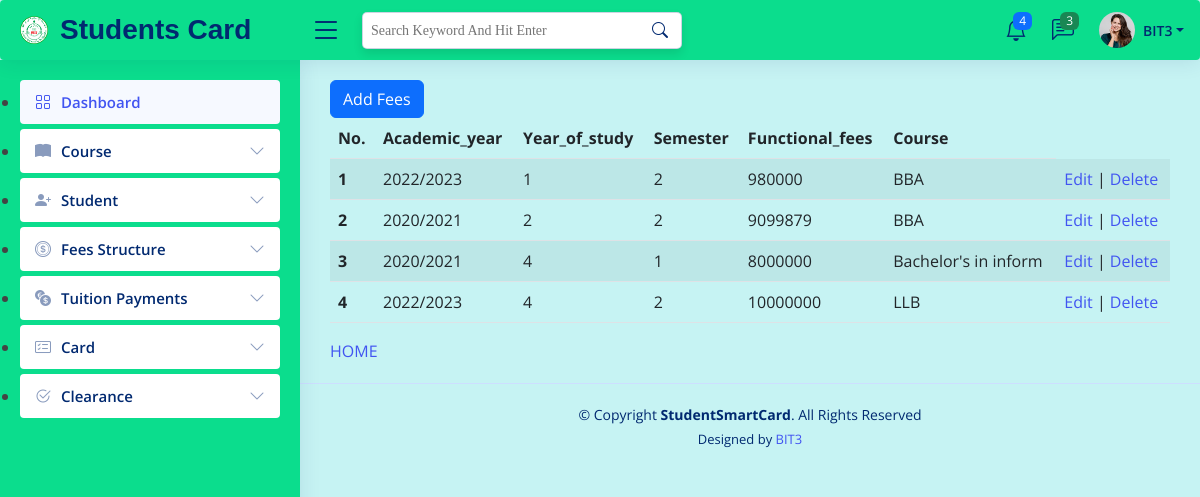
Screenshot of /add_feesstructure/ (signed in) with the database file from the repository.
### Cards/models.py (models this page shows, shortened)
class FeesStructure(models.Model):
    SEMESTER = [
        ("1", "1"),
        ("2", "2"),
        ("3", "3"),
    ]
    YEAR = [
        ("1", "1yr"),
        ("2", "2yr"),
        ("3", "3yr"),
        ("4", "4yr"),
    ]
    academic_year = models.CharField(max_length= 10)
    year_of_study = models.CharField(max_length = 3, choices = YEAR)
    semester = models.CharField(max_length = 3, choices = SEMESTER)
    functional_fees = models.IntegerField(null = True, blank = True)
    course = models.ForeignKey(Course, on_delete = models.CASCADE)

class Course(models.Model):
    course_name = models.CharField(max_length=20)
    faculty = models.CharField(max_length=50)
    course_code = models.CharField(max_length=20)
    duration = models.CharField(max_length=20)
    def __str__(self):
        return self.course_name

### Cards/views.py (the view)
# urls.py: path('add_feesstructure/', add_feesstructure_view, name = 'add_feesstructure_page'),
@login_required
def add_feesstructure_view(request):
    message = ''
    if request.method == "POST":
        feesstructure_form = FeesStructureForm(request.POST)
        if feesstructure_form.is_valid():
            feesstructure_form.save()
        messages.success(request,message = 'feesstructure added successfuly !')
    else:
        feesstructure_form = FeesStructureForm()
    feesstructures = FeesStructure.objects.all()
    context = {
        'form' : feesstructure_form,
        'msg' : message,
        'feesstructures' : feesstructures,
    }
    return render(request, "add_feesstructure.html", context)

### Cards/forms.py
class FeesStructureForm(ModelForm):
    class Meta:
        model = FeesStructure
        fields = '__all__'

### Cards/templates/add_feesstructure.html (shortened to what this page needs)
{% extends './base2.html' %}
{% load crispy_forms_tags %}
{% block content %}
                <button type="button" class="btn btn-primary" data-bs-toggle="modal" data-bs-target="#basicModal">
                Add Fees
                </button>
        <table class="table table-striped">
            <thead>
                <tr>
                    <th scope="col">No.</th>
                    <th scope="col">Academic_year</th>
                    <th scope="col">Year_of_study</th>
                    <th scope="col">Semester</th>
                    <th scope="col">Functional_fees</th>
                    <th scope="col">Course</th>
                </tr>
            </thead>
                <tbody>
                    {% for feesstructure in feesstructures %}
                        <tr>
                            <th scope="row">{{feesstructure.id}}</th>
                            <td>{{feesstructure.academic_year}}</td>
                            <td>{{feesstructure.year_of_study}}</td>
                            <td>{{feesstructure.semester}}</td>
                            <td>{{feesstructure.functional_fees}}</td>
                            <td>{{feesstructure.course}}</td>
                            <td>
                                <a href="{% url 'edit_feesstructure_page' feesstructure.id %}">Edit</a> |
                                <a href="{% url 'delete_feesstructure_page' feesstructure.id %}"
                                onclick ="return confirm('Are you sure to delete this Structure')">
                                Delete
                                </a>
                            </td>
                        </tr>
                    {% endfor %}
                </tbody>
            </table>
    </div>
    <a href="{% url 'index_page' %}">HOME</a>
{% endblock content %}

### static/assets/css/style.css (style rules this page uses)
:root { scroll-behavior: smooth; }
body { font-family: "Open Sans", sans-serif; background: #c6f3f3; color: #444444; }
a { color: #4154f1; text-decoration: none; }

### rows the page displays
FeesStructure: id "1", academic_year "2022/2023", year_of_study "1", semester "2", functional_fees "980000", course "BBA"
FeesStructure: id "2", academic_year "2020/2021", year_of_study "2", semester "2", functional_fees "9099879", course "BBA"
FeesStructure: id "3", academic_year "2020/2021", year_of_study "4", semester "1", functional_fees "8000000", course "Bachelor's in inform"
FeesStructure: id "4", academic_year "2022/2023", year_of_study "4", semester "2", functional_fees "10000000", course "LLB"
